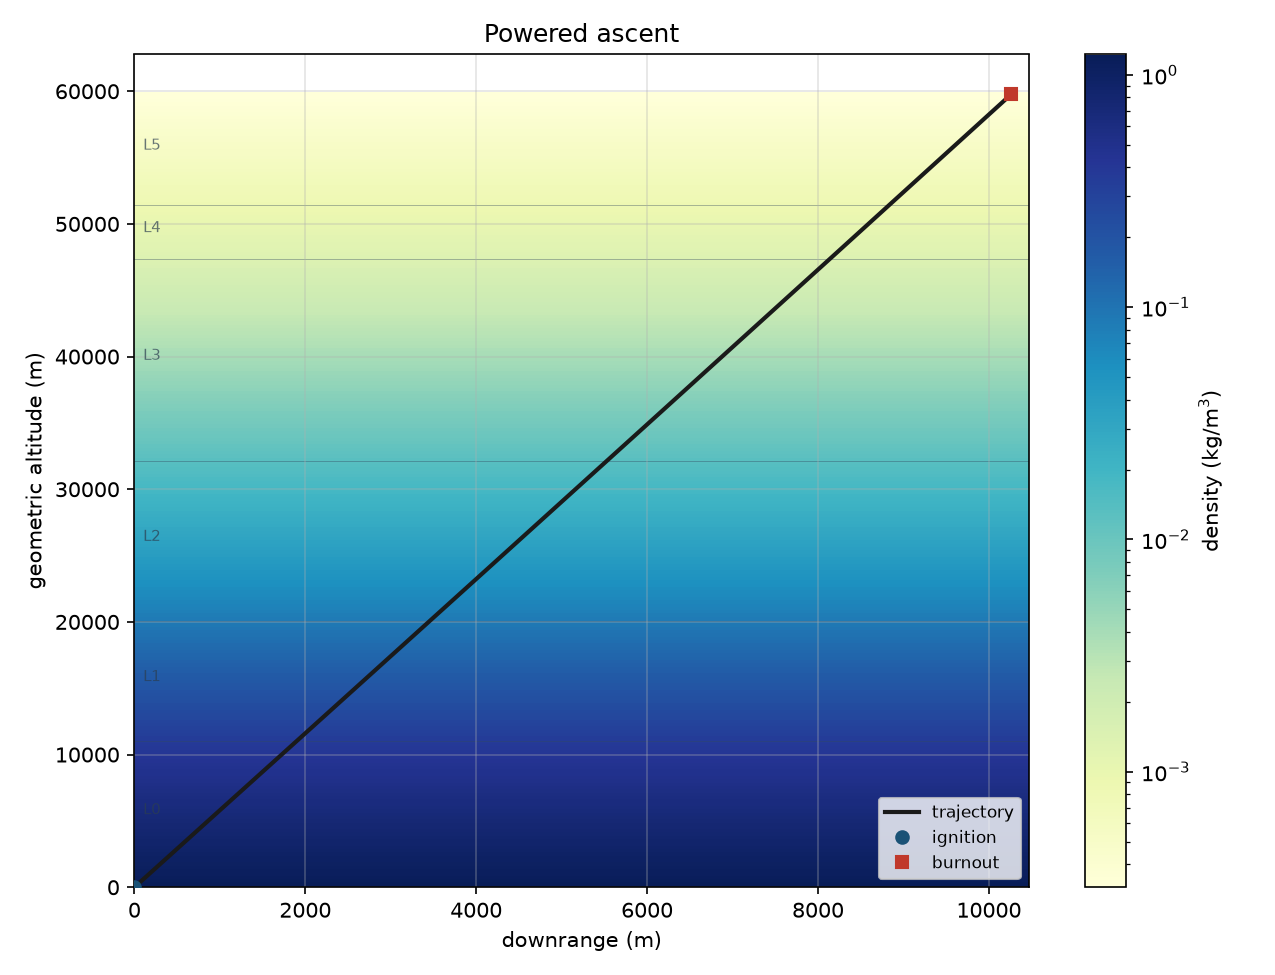

Reproduce this figure in Python.
#!/usr/bin/env python3
"""Simplified powered ascent from a spherical body surface.

Ideal vacuum delta-v is delta_v_vacuum. Path acceleration is
powered_path_acceleration. Constant flight-path angle uses
constant_angle_speed (and constant_angle_speed_const_drag). A gravity-turn
kick uses kick_flight_path_angle then gravity_turn_angle_rate with thrust
along the velocity. Losses are gravity_loss_definition, drag_loss_definition,
and steering_loss_definition.
"""

from __future__ import annotations

import argparse
import io
import math
import sys
import tempfile
from pathlib import Path

CHECK_TOL = 1e-6
G0_STD = 9.80665
R_EARTH = 6.356766e6
Z_MAX_1976 = 86000.0
V_MIN = 1e-9
V_ALIGN = 50.0
N_PLOT = 401
N_STEP = 8000
PLOT_TITLE = "Powered ascent"

SKILL_DIR = Path(__file__).resolve().parent
ATMOS_DIR = SKILL_DIR.parent / "ATMOS - Standard1976"
HUMID_DIR = SKILL_DIR.parent / "AERO - DensityAndPressureAltitude"

ASSUMPTIONS = (
    "spherical body; inverse-square g = mu/r**2 from "
    "gravitational_parameter_surface and gravity_inverse_square; "
    "start from rest at the surface radius; vacuum thrust T = mdot*c with "
    f"c = Isp*g0_std and g0_std = {G0_STD:g} m/s^2; constant mdot; "
    "powered_path_acceleration A = T/m - D/m - g*sin(theta); "
    "theta from the local horizontal; powered_radial_velocity V*sin(theta) and "
    "powered_horizontal_velocity V*cos(theta); "
    "constant_angle holds theta and, with no drag or a constant drag force, "
    "uses constant_angle_speed with g frozen at ignition; "
    "gravity_turn uses an instantaneous kick, holds that thrust axis until "
    f"speed exceeds {V_ALIGN:g} m/s so gravity_turn_angle_rate is not singular "
    "at rest, then thrust along the velocity; "
    "steering_loss is zero while thrust is along the velocity; "
    "drag is zero, a constant force, CD*q*S at frozen density, or CD*q*S "
    "with density from the 1976 atmosphere, an oat offset through "
    "AERO - DensityAndPressureAltitude, or an exponential rho0*exp(-Z/H); "
    "ambient pressure does not change thrust; no lift in the gravity turn; "
    "a constant-angle path is held by a normal force that is not drag"
)


def print_kv(key: str, value: object) -> None:
    if isinstance(value, float):
        text = f"{value:.8g}"
    else:
        text = str(value)
    print(f"{key}: {text}")


def require_positive(name: str, value: float) -> None:
    if not math.isfinite(value) or value <= 0.0:
        raise ValueError(f"{name} must be finite and > 0")


def require_nonneg(name: str, value: float) -> None:
    if not math.isfinite(value) or value < 0.0:
        raise ValueError(f"{name} must be finite and >= 0")


def load_atmosphere():
    folder = str(ATMOS_DIR)
    if folder not in sys.path:
        sys.path.insert(0, folder)
    try:
        from standard_1976 import (
            H_MAX,
            LAYERS,
            R0,
            atmosphere,
            geopotential_altitude,
            require_altitude,
        )
    except ImportError as exc:
        raise ValueError(
            "ATMOS - Standard1976 must be importable for density versus altitude"
        ) from exc
    return atmosphere, require_altitude, LAYERS, R0, H_MAX, geopotential_altitude


def load_humidity():
    folder = str(HUMID_DIR)
    if folder not in sys.path:
        sys.path.insert(0, folder)
    try:
        from density_and_pressure_altitude import (
            atmosphere_density,
            moist_density,
            moist_mean_molar_mass,
            saturation_vapor_pressure,
            sound_speed,
            vapor_partial_pressure,
            water_molar_mass,
        )
        from standard_1976 import GAMMA, M0, RSTAR
    except ImportError as exc:
        raise ValueError(
            "AERO - DensityAndPressureAltitude must be importable for "
            "temperature and humidity"
        ) from exc
    return {
        "atmosphere_density": atmosphere_density,
        "moist_density": moist_density,
        "moist_mean_molar_mass": moist_mean_molar_mass,
        "saturation_vapor_pressure": saturation_vapor_pressure,
        "sound_speed": sound_speed,
        "vapor_partial_pressure": vapor_partial_pressure,
        "water_molar_mass": water_molar_mass,
        "M0": M0,
        "RSTAR": RSTAR,
        "GAMMA": GAMMA,
    }


def parcel_from_oat(
    pressure: float,
    temperature: float,
    rh: float | None,
    humid: dict,
) -> float:
    m0 = humid["M0"]
    rstar = humid["RSTAR"]
    if rh is None:
        return humid["atmosphere_density"](pressure, m0, rstar, temperature)
    es = humid["saturation_vapor_pressure"](temperature)
    vapor = humid["vapor_partial_pressure"](rh, es)
    if vapor >= pressure:
        return humid["atmosphere_density"](pressure, m0, rstar, temperature)
    mw = humid["water_molar_mass"]()
    return humid["moist_density"](pressure, vapor, m0, rstar, temperature, mw)


def gravitational_parameter_surface(g0: float, radius: float) -> float:
    """gravitational_parameter_surface."""
    return g0 * radius * radius


def gravity_at_radius(mu: float, radius: float) -> float:
    """gravity_inverse_square as mu/r**2."""
    return mu / (radius * radius)


def delta_v_vacuum(c: float, m0: float, mf: float) -> float:
    """delta_v_vacuum."""
    return c * math.log(m0 / mf)


def kick_flight_path_angle(alpha: float) -> float:
    """kick_flight_path_angle."""
    return math.pi / 2.0 - alpha


def constant_angle_speed(
    c: float, m0: float, mass: float, g: float, time: float, theta: float
) -> float:
    """constant_angle_speed."""
    return c * math.log(m0 / mass) - g * time * math.sin(theta)


def constant_drag_loss(drag: float, mdot: float, m0: float, mass: float) -> float:
    """constant_drag_loss."""
    return (drag / mdot) * math.log(m0 / mass)


def constant_angle_speed_const_drag(
    c: float,
    m0: float,
    mass: float,
    g: float,
    time: float,
    theta: float,
    drag: float,
    mdot: float,
) -> float:
    """constant_angle_speed_const_drag."""
    return constant_angle_speed(c, m0, mass, g, time, theta) - constant_drag_loss(
        drag, mdot, m0, mass
    )


def mass_integral(m0: float, mass: float, mdot: float) -> float:
    """integral of ln(m0/m) dt = (m0 - m - m ln(m0/m))/mdot."""
    return (m0 - mass - mass * math.log(m0 / mass)) / mdot


def constant_angle_path_length(
    c: float,
    m0: float,
    mf: float,
    mdot: float,
    g: float,
    tb: float,
    theta: float,
    drag: float = 0.0,
) -> float:
    """constant_angle_path_length plus a constant-drag path correction."""
    length = c * mass_integral(m0, mf, mdot) - 0.5 * g * tb * tb * math.sin(theta)
    if drag != 0.0:
        length -= (drag / mdot) * mass_integral(m0, mf, mdot)
    return length


def burnout_speed_from_losses(
    c: float, m0: float, mf: float, dvg: float, dvd: float, dve: float
) -> float:
    """burnout_speed_from_losses."""
    return delta_v_vacuum(c, m0, mf) - dvg - dvd - dve


def path_direction(ur: float, ut: float, theta_ref: float) -> tuple[float, float, float]:
    speed = math.hypot(ur, ut)
    if speed > V_ALIGN:
        return ur / speed, ut / speed, speed
    return math.sin(theta_ref), math.cos(theta_ref), speed


def drag_force_quadratic(cd: float, rho: float, area: float, speed: float) -> float:
    """drag_force with freestream_dynamic_pressure."""
    return cd * 0.5 * rho * speed * speed * area


def derivatives(
    _t: float,
    state: tuple[float, float, float, float, float, float],
    *,
    m0: float,
    mdot: float,
    thrust: float,
    mu: float,
    radius_body: float,
    theta_ref: float,
    drag_value: float | None,
    cd: float | None,
    area: float | None,
    density_at,
    hold_theta: bool = False,
) -> tuple[float, float, float, float, float, float]:
    radius, _phi, ur, ut, _lg, _ld = state
    mass = m0 - mdot * _t
    if mass <= 0.0:
        raise ValueError("mass reached zero during the burn")
    radius = max(radius, radius_body)
    g_local = gravity_at_radius(mu, radius)
    # A held flight-path angle is a constraint. Thrust and drag stay along the
    # path; the normal force that keeps theta fixed does no work, so it is not
    # a steering loss and it does not enter the speed equation.
    if hold_theta:
        sinth = math.sin(theta_ref)
        costh = math.cos(theta_ref)
        speed = math.hypot(ur, ut)
    else:
        sinth, costh, speed = path_direction(ur, ut, theta_ref)
    altitude = radius - radius_body
    if drag_value is not None:
        drag = drag_value
    elif cd is not None and area is not None:
        rho = 0.0 if density_at is None else density_at(altitude)
        drag = drag_force_quadratic(cd, max(rho, 0.0), area, speed)
    else:
        drag = 0.0
    accel_path = thrust / mass - drag / mass
    if hold_theta:
        d_speed = accel_path - g_local * sinth
        if radius <= radius_body + 1e-12 and speed <= V_MIN and d_speed < 0.0:
            d_speed = 0.0
        dur = d_speed * sinth
        dut = d_speed * costh
    else:
        dur = accel_path * sinth - g_local + ut * ut / radius
        dut = accel_path * costh - ur * ut / radius
        if radius <= radius_body + 1e-12 and dur < 0.0:
            dur = 0.0
    return (
        ur,
        ut / radius,
        dur,
        dut,
        g_local * sinth,
        drag / mass,
    )


def rk4_step(t: float, state: tuple, dt: float, kwargs: dict) -> tuple:
    k1 = derivatives(t, state, **kwargs)
    s2 = tuple(s + 0.5 * dt * k for s, k in zip(state, k1))
    k2 = derivatives(t + 0.5 * dt, s2, **kwargs)
    s3 = tuple(s + 0.5 * dt * k for s, k in zip(state, k2))
    k3 = derivatives(t + 0.5 * dt, s3, **kwargs)
    s4 = tuple(s + dt * k for s, k in zip(state, k3))
    k4 = derivatives(t + dt, s4, **kwargs)
    return tuple(
        s + dt * (a + 2.0 * b + 2.0 * c + d) / 6.0
        for s, a, b, c, d in zip(state, k1, k2, k3, k4)
    )


def integrate_ode(
    *,
    m0: float,
    mf: float,
    mdot: float,
    tb: float,
    thrust: float,
    mu: float,
    radius_body: float,
    r_start: float,
    theta0: float,
    hold_theta: bool,
    drag_value: float | None,
    cd: float | None,
    area: float | None,
    density_at,
) -> dict:
    dt = tb / N_STEP
    ur = 0.0
    ut = 0.0
    state = (r_start, 0.0, ur, ut, 0.0, 0.0)
    times = [0.0]
    radii = [r_start]
    phis = [0.0]
    speeds = [0.0]
    thetas = [theta0]
    horizontal = False
    theta_ref = theta0
    kwargs = {
        "m0": m0,
        "mdot": mdot,
        "thrust": thrust,
        "mu": mu,
        "radius_body": radius_body,
        "theta_ref": theta_ref,
        "drag_value": drag_value,
        "cd": cd,
        "area": area,
        "density_at": density_at,
        "hold_theta": hold_theta,
    }
    t = 0.0
    for _ in range(N_STEP):
        if hold_theta:
            kwargs["theta_ref"] = theta0
        else:
            kwargs["theta_ref"] = theta_ref
        state = rk4_step(t, state, dt, kwargs)
        t += dt
        radius, phi, ur, ut, loss_g, loss_d = state
        if radius < radius_body:
            radius = radius_body
            if ur < 0.0:
                ur = 0.0
            state = (radius, phi, ur, ut, loss_g, loss_d)
        speed = math.hypot(ur, ut)
        if hold_theta and radius > radius_body + 1e-9:
            ur = speed * math.sin(theta0)
            ut = speed * math.cos(theta0)
            state = (radius, phi, ur, ut, loss_g, loss_d)
            theta = theta0
        elif speed > V_ALIGN:
            theta = math.atan2(ur, ut)
        else:
            theta = theta_ref
        if not hold_theta and speed > V_ALIGN:
            theta_ref = theta
        if theta <= 0.0:
            horizontal = True
        times.append(t)
        radii.append(radius)
        phis.append(phi)
        speeds.append(speed)
        thetas.append(theta)
    radius, phi, ur, ut, loss_g, loss_d = state
    speed = math.hypot(ur, ut)
    theta = math.atan2(ur, ut) if speed > V_ALIGN else thetas[-1]
    mass_end = m0 - mdot * tb
    if abs(mass_end - mf) > 1e-6 * m0:
        mass_end = mf
    c = thrust / mdot
    dve = 0.0
    v_from_losses = burnout_speed_from_losses(c, m0, mf, loss_g, loss_d, dve)
    return {
        "times": times,
        "radii": radii,
        "phis": phis,
        "speeds": speeds,
        "thetas": thetas,
        "V_bo": speed,
        "theta_bo": theta,
        "r_bo": radius,
        "phi_bo": phi,
        "dvg": loss_g,
        "dvD": loss_d,
        "dve": dve,
        "V_from_losses": v_from_losses,
        "horizontal": horizontal,
        "solver": "ode",
    }


def closed_constant_angle(
    *,
    m0: float,
    mf: float,
    mdot: float,
    tb: float,
    c: float,
    g: float,
    r_start: float,
    radius_body: float,
    theta: float,
    drag: float,
) -> dict:
    times = [tb * i / (N_PLOT - 1) for i in range(N_PLOT)]
    radii: list[float] = []
    phis: list[float] = []
    speeds: list[float] = []
    thetas = [theta] * N_PLOT
    sinth = math.sin(theta)
    costh = math.cos(theta)
    for time in times:
        mass = m0 - mdot * time
        if time <= 0.0:
            speed = 0.0
            path = 0.0
        else:
            if drag == 0.0:
                speed = constant_angle_speed(c, m0, mass, g, time, theta)
            else:
                speed = constant_angle_speed_const_drag(
                    c, m0, mass, g, time, theta, drag, mdot
                )
            path = constant_angle_path_length(
                c, m0, mass, mdot, g, time, theta, drag
            )
        radius = r_start + sinth * path
        if radius < radius_body:
            radius = radius_body
        if abs(sinth) < 1e-12:
            phi = path * costh / r_start
        else:
            phi = costh / sinth * math.log(radius / r_start) if radius > 0.0 else 0.0
        radii.append(radius)
        phis.append(phi)
        speeds.append(speed)
    dvg = g * math.sin(theta) * tb
    dvd = constant_drag_loss(drag, mdot, m0, mf) if drag != 0.0 else 0.0
    dve = 0.0
    v_bo = speeds[-1]
    return {
        "times": times,
        "radii": radii,
        "phis": phis,
        "speeds": speeds,
        "thetas": thetas,
        "V_bo": v_bo,
        "theta_bo": theta,
        "r_bo": radii[-1],
        "phi_bo": phis[-1],
        "dvg": dvg,
        "dvD": dvd,
        "dve": dve,
        "V_from_losses": burnout_speed_from_losses(c, m0, mf, dvg, dvd, dve),
        "horizontal": theta <= 0.0,
        "solver": "closed_form",
    }


def make_density_at(args: argparse.Namespace, radius_body: float, r_start: float):
    source = "none"
    density_at = None
    oat_meta: dict[str, object] = {}
    uses_cd = args.cd is not None
    frozen = args.rho is not None
    exponential = args.rho0 is not None or args.scale_height is not None
    oat = args.oat is not None
    if exponential and (args.rho0 is None or args.scale_height is None):
        raise ValueError("--rho0 and --scale-height must be given together")
    if frozen and exponential:
        raise ValueError("pass --rho or --rho0/--scale-height, not both")
    if oat and frozen:
        raise ValueError("pass --oat with geometric altitude, not with --rho")
    if oat and exponential:
        raise ValueError("pass --oat or --rho0/--scale-height, not both")
    if args.rh is not None and args.oat is None:
        raise ValueError("--rh requires --oat")

    if frozen:
        require_positive("density", args.rho)

        def density_at(z_m: float, rho=args.rho) -> float:
            return rho if z_m >= 0.0 else rho

        source = "frozen"
        return density_at, source, oat_meta

    if exponential:
        require_positive("surface density", args.rho0)
        require_positive("scale height", args.scale_height)

        def density_at(z_m: float, rho0=args.rho0, scale=args.scale_height) -> float:
            if z_m < 0.0:
                z_m = 0.0
            return rho0 * math.exp(-z_m / scale)

        source = "exponential"
        return density_at, source, oat_meta

    earthlike = math.isclose(radius_body, R_EARTH, rel_tol=1e-6, abs_tol=1.0)
    want_1976 = uses_cd or oat or args.alt is not None or earthlike
    if not want_1976:
        return None, source, oat_meta

    atmosphere, require_altitude, _layers, _r0, _hmax, _geo = load_atmosphere()
    z_ground = r_start - radius_body
    if z_ground < 0.0:
        z_ground = 0.0
    if z_ground > Z_MAX_1976:
        raise ValueError("start geometric altitude is above the 1976 hydrostatic top")
    require_altitude(z_ground, "--alt")
    humid = None
    t_offset = None
    if oat:
        require_positive("outside air temperature", args.oat)
        if args.rh is not None:
            if not math.isfinite(args.rh) or args.rh < 0.0 or args.rh > 1.0:
                raise ValueError("relative humidity must be finite and between 0 and 1")
        humid = load_humidity()
        ground = atmosphere(z_ground)
        t_offset = args.oat - ground["T"]
        source = "oat"
        oat_meta = {
            "T_ground_K": args.oat,
            "dT_K": t_offset,
            "rh": 0.0 if args.rh is None else args.rh,
            "rh_source": "flag" if args.rh is not None else "dry",
        }
    else:
        source = "1976"

    def density_at(
        z_m: float,
        atmosphere=atmosphere,
        require_altitude=require_altitude,
        t_offset=t_offset,
        rh=args.rh,
        humid=humid,
    ) -> float:
        if z_m < 0.0:
            z_m = 0.0
        if z_m > Z_MAX_1976:
            return 0.0
        state = atmosphere(require_altitude(z_m, "altitude"))
        if t_offset is None or humid is None:
            return state["rho"]
        temperature = state["T"] + t_offset
        if not math.isfinite(temperature) or temperature <= 0.0:
            raise ValueError("offset temperature is not positive")
        return parcel_from_oat(state["p"], temperature, rh, humid)

    return density_at, source, oat_meta


def layer_geometric_edges(layers, r0: float, h_max: float) -> list[tuple[float, float, int]]:
    edges: list[tuple[float, float, int]] = []
    heights = [row[0] for row in layers] + [h_max]
    for index in range(len(heights) - 1):
        h0 = heights[index]
        h1 = heights[index + 1]
        z0 = r0 * h0 / (r0 - h0) if h0 < r0 else Z_MAX_1976
        z1 = r0 * h1 / (r0 - h1) if h1 < r0 else Z_MAX_1976
        edges.append((z0, z1, index))
    return edges


def ensure_matplotlib():
    try:
        import matplotlib

        if "matplotlib.pyplot" not in sys.modules:
            matplotlib.use("Agg")
        import matplotlib.pyplot as plt
        from matplotlib.colors import LogNorm
        from matplotlib.cm import ScalarMappable
    except ImportError as exc:
        raise ValueError("matplotlib is required to plot the trajectory") from exc
    return plt, LogNorm, ScalarMappable


def plot_trajectory(
    path: Path,
    *,
    radii: list[float],
    phis: list[float],
    radius_body: float,
    density_at,
    density_source: str,
) -> None:
    plt, log_norm, scalar_mappable = ensure_matplotlib()
    downrange = [radius_body * phi for phi in phis]
    altitude = [radius - radius_body for radius in radii]
    fig, ax = plt.subplots(figsize=(8.5, 6.5))
    z_top = max(max(altitude), 1000.0)
    x_max = max(max(downrange), 1.0)
    if density_at is not None:
        n_z = 240
        z_vals = [z_top * i / (n_z - 1) for i in range(n_z)]
        rhos = [max(density_at(z_m), 1e-16) for z_m in z_vals]
        grid = [rhos for _ in range(2)]
        try:
            import numpy as np

            zz = np.array(z_vals)
            xx = np.array([0.0, x_max])
            gg = np.array(grid).T
            norm = log_norm(vmin=min(rhos), vmax=max(rhos))
            mesh = ax.pcolormesh(
                xx,
                zz,
                gg,
                shading="auto",
                cmap="YlGnBu",
                norm=norm,
                zorder=0,
            )
            fig.colorbar(mesh, ax=ax, label="density (kg/m$^3$)")
        except ImportError:
            colors = plt.cm.YlGnBu
            lo = math.log(min(rhos))
            hi = math.log(max(rhos))
            span = hi - lo if hi > lo else 1.0
            for i in range(len(z_vals) - 1):
                frac = (math.log(rhos[i]) - lo) / span
                ax.axhspan(
                    z_vals[i],
                    z_vals[i + 1],
                    color=colors(frac),
                    zorder=0,
                    linewidth=0,
                )
            mappable = scalar_mappable(
                cmap=colors, norm=log_norm(vmin=min(rhos), vmax=max(rhos))
            )
            mappable.set_array([])
            fig.colorbar(mappable, ax=ax, label="density (kg/m$^3$)")
        if density_source in {"1976", "oat"}:
            atmosphere, _req, layers, r0, h_max, _geo = load_atmosphere()
            del atmosphere
            for z0, z1, index in layer_geometric_edges(layers, r0, h_max):
                if z0 > z_top:
                    continue
                ax.axhline(z0, color="#34495e", linewidth=0.4, alpha=0.45, zorder=1)
                if z0 < z_top:
                    ax.text(
                        x_max * 0.01,
                        min(0.5 * (z0 + min(z1, z_top)), z_top),
                        f"L{index}",
                        fontsize=7,
                        color="#2c3e50",
                        alpha=0.7,
                        zorder=2,
                    )
    ax.plot(
        downrange,
        altitude,
        color="#1a1a1a",
        linewidth=2.0,
        zorder=3,
        label="trajectory",
    )
    ax.plot(downrange[0], altitude[0], "o", color="#1a5276", zorder=4, label="ignition")
    ax.plot(downrange[-1], altitude[-1], "s", color="#c0392b", zorder=4, label="burnout")
    ax.set_xlabel("downrange (m)")
    ax.set_ylabel("geometric altitude (m)")
    ax.set_title(PLOT_TITLE)
    ax.set_xlim(0.0, x_max * 1.02)
    ax.set_ylim(min(0.0, min(altitude)), z_top * 1.05 if z_top > 0.0 else 1.0)
    ax.grid(True, alpha=0.35, zorder=2)
    ax.legend(loc="best", fontsize=8)
    fig.tight_layout()
    path.parent.mkdir(parents=True, exist_ok=True)
    try:
        fig.savefig(path, dpi=150)
    except OSError as exc:
        plt.close(fig)
        raise ValueError(f"could not write the plot: {exc}") from exc
    plt.close(fig)


def resolve_mass_time(args: argparse.Namespace) -> tuple[float, float, float, float, float]:
    require_positive("ignition mass", args.m0)
    if args.mf is not None and args.mp is not None:
        raise ValueError("pass --mf or --mp, not both")
    if args.mf is None and args.mp is None:
        raise ValueError("burnout mass --mf or propellant mass --mp is required")
    if args.mf is not None:
        require_positive("burnout mass", args.mf)
        if args.mf >= args.m0:
            raise ValueError("burnout mass must be less than ignition mass")
        mp = args.m0 - args.mf
        mf = args.mf
    else:
        require_positive("propellant mass", args.mp)
        if args.mp >= args.m0:
            raise ValueError("propellant mass must be less than ignition mass")
        mp = args.mp
        mf = args.m0 - mp
    if args.tb is None and args.mdot is None:
        raise ValueError("burn time --tb or mass flow --mdot is required")
    if args.tb is not None:
        require_positive("burn time", args.tb)
    if args.mdot is not None:
        require_positive("mass flow", args.mdot)
    if args.tb is not None and args.mdot is not None:
        expected = args.mdot * args.tb
        if abs(expected - mp) > 1e-6 * max(mp, expected):
            raise ValueError(
                "mass flow times burn time must equal propellant mass "
                f"({expected:.8g} kg vs {mp:.8g} kg)"
            )
        tb = args.tb
        mdot = args.mdot
    elif args.tb is not None:
        tb = args.tb
        mdot = mp / tb
    else:
        mdot = args.mdot
        tb = mp / mdot
    return args.m0, mf, mp, tb, mdot


def resolve_body(args: argparse.Namespace) -> tuple[float, float, float, float]:
    radius = R_EARTH if args.radius is None else args.radius
    require_positive("body radius", radius)
    if args.r is not None and args.alt is not None:
        raise ValueError("pass --r or --alt, not both")
    if args.alt is not None:
        require_nonneg("geometric altitude", args.alt)
        r_start = radius + args.alt
    elif args.r is not None:
        require_positive("start radius", args.r)
        if args.r < radius:
            raise ValueError("start radius is inside the body")
        r_start = args.r
    else:
        r_start = radius
    if args.mu is not None and args.g0 is not None:
        raise ValueError("pass --mu or --g0, not both")
    if args.mu is not None:
        require_positive("gravitational parameter", args.mu)
        mu = args.mu
        g_surface = mu / (radius * radius)
    elif args.g0 is not None:
        require_positive("surface gravity", args.g0)
        g_surface = args.g0
        mu = gravitational_parameter_surface(g_surface, radius)
    else:
        g_surface = G0_STD
        mu = gravitational_parameter_surface(g_surface, radius)
    return radius, r_start, mu, g_surface


def resolve_method(args: argparse.Namespace) -> tuple[str, float]:
    if args.gamma is not None and args.kick is not None:
        raise ValueError("pass --gamma or --kick, not both")
    if args.gamma is None and args.kick is None:
        raise ValueError("constant-angle --gamma or gravity-turn --kick is required")
    if args.gamma is not None:
        if not math.isfinite(args.gamma) or args.gamma < 0.0 or args.gamma > math.pi / 2.0:
            raise ValueError("flight-path angle must be from 0 to pi/2 rad")
        return "constant_angle", args.gamma
    require_nonneg("kick angle", args.kick)
    if args.kick > math.pi / 2.0:
        raise ValueError("kick angle must be from 0 to pi/2 rad")
    return "gravity_turn", kick_flight_path_angle(args.kick)


def resolve_drag(args: argparse.Namespace) -> tuple[str, float | None, float | None, float | None]:
    if args.drag is not None and args.cd is not None:
        raise ValueError("pass --drag or --cd, not both")
    if args.drag is not None:
        require_nonneg("constant drag force", args.drag)
        return "constant_force", args.drag, None, None
    if args.cd is not None:
        require_positive("drag coefficient", args.cd)
        if args.area is None:
            raise ValueError("--cd requires reference area --area")
        require_positive("reference area", args.area)
        kind = "frozen_cd" if args.rho is not None else "atmospheric_cd"
        return kind, None, args.cd, args.area
    if args.area is not None:
        raise ValueError("--area requires --cd")
    return "none", None, None, None


def run(args: argparse.Namespace) -> int:
    require_positive("specific impulse", args.isp)
    m0, mf, mp, tb, mdot = resolve_mass_time(args)
    radius_body, r_start, mu, g_surface = resolve_body(args)
    method, theta0 = resolve_method(args)
    drag_kind, drag_value, cd, area = resolve_drag(args)
    c = args.isp * G0_STD
    thrust = mdot * c
    density_at, density_source, oat_meta = make_density_at(args, radius_body, r_start)
    if drag_kind == "atmospheric_cd" and density_at is None:
        raise ValueError(
            "atmospheric drag needs 1976 altitude, --oat, --rho, or "
            "--rho0 and --scale-height"
        )
    g_ign = gravity_at_radius(mu, r_start)
    closed = (
        method == "constant_angle"
        and drag_kind in {"none", "constant_force"}
    )
    if closed:
        result = closed_constant_angle(
            m0=m0,
            mf=mf,
            mdot=mdot,
            tb=tb,
            c=c,
            g=g_ign,
            r_start=r_start,
            radius_body=radius_body,
            theta=theta0,
            drag=0.0 if drag_value is None else drag_value,
        )
    else:
        result = integrate_ode(
            m0=m0,
            mf=mf,
            mdot=mdot,
            tb=tb,
            thrust=thrust,
            mu=mu,
            radius_body=radius_body,
            r_start=r_start,
            theta0=theta0,
            hold_theta=method == "constant_angle",
            drag_value=drag_value,
            cd=cd,
            area=area,
            density_at=density_at,
        )
    notes: list[str] = []
    if result["V_bo"] <= 0.0:
        notes.append("burnout speed is not positive")
    if result["horizontal"]:
        notes.append("the flight path reached the local horizontal before burnout")
    if result["r_bo"] <= radius_body + 1e-6:
        notes.append("the vehicle is still on the surface at burnout")
    if thrust <= m0 * g_ign:
        notes.append("ignition thrust is not greater than local weight")
    z_bo = result["r_bo"] - radius_body
    z_start = r_start - radius_body
    out_path = (
        Path(args.out)
        if args.out
        else SKILL_DIR / "basic_trajectory_losses_from_body_surface.png"
    )
    out_path = out_path.resolve()
    plot_trajectory(
        out_path,
        radii=result["radii"],
        phis=result["phis"],
        radius_body=radius_body,
        density_at=density_at,
        density_source=density_source,
    )
    print_kv("title", PLOT_TITLE)
    print_kv("assumptions", ASSUMPTIONS)
    print_kv("method", method)
    print_kv("solver", result["solver"])
    print_kv("m0_kg", m0)
    print_kv("mf_kg", mf)
    print_kv("mp_kg", mp)
    print_kv("tb_s", tb)
    print_kv("mdot_kg_s", mdot)
    print_kv("Isp_s", args.isp)
    print_kv("c_m_s", c)
    print_kv("thrust_N", thrust)
    print_kv("R_m", radius_body)
    print_kv("r_ign_m", r_start)
    print_kv("Z_ign_m", z_start)
    print_kv("mu_m3_s2", mu)
    print_kv("g_surface_m_s2", g_surface)
    print_kv("g_ign_m_s2", g_ign)
    if method == "constant_angle":
        print_kv("gamma_rad", theta0)
    else:
        print_kv("kick_rad", args.kick)
        print_kv("gamma_ign_rad", theta0)
    print_kv("drag_kind", drag_kind)
    if drag_value is not None:
        print_kv("D_N", drag_value)
    if cd is not None:
        print_kv("CD", cd)
        print_kv("area_m2", area)
    print_kv("density_source", density_source)
    for key, value in oat_meta.items():
        print_kv(key, value)
    if args.rho is not None:
        print_kv("rho_kg_m3", args.rho)
    if args.rho0 is not None:
        print_kv("rho0_kg_m3", args.rho0)
        print_kv("scale_height_m", args.scale_height)
    print_kv("dv_ideal_m_s", delta_v_vacuum(c, m0, mf))
    print_kv("gravity_loss_m_s", result["dvg"])
    print_kv("drag_loss_m_s", result["dvD"])
    print_kv("steering_loss_m_s", result["dve"])
    print_kv("V_bo_m_s", result["V_bo"])
    print_kv("V_from_losses_m_s", result["V_from_losses"])
    print_kv("gamma_bo_rad", result["theta_bo"])
    print_kv("r_bo_m", result["r_bo"])
    print_kv("Z_bo_m", z_bo)
    print_kv("phi_bo_rad", result["phi_bo"])
    print_kv("downrange_m", radius_body * result["phi_bo"])
    print_kv("graph", str(out_path))
    if notes:
        print_kv("warning", "; ".join(notes))
    return 0


def fail(message: str) -> int:
    print(f"CHECK FAIL: {message}", file=sys.stderr)
    return 1


def near(got: float, want: float, label: str, tol: float = CHECK_TOL) -> int | None:
    if abs(got - want) > tol * max(1.0, abs(want)):
        return fail(f"{label} = {got}, expected {want}")
    return None


def capture(argv: list[str]) -> tuple[int, str, str]:
    out = io.StringIO()
    err = io.StringIO()
    old_out, old_err = sys.stdout, sys.stderr
    sys.stdout, sys.stderr = out, err
    try:
        code = main(argv)
    finally:
        sys.stdout, sys.stderr = old_out, old_err
    return code, out.getvalue(), err.getvalue()


def run_check() -> int:
    c = 3000.0
    isp = c / G0_STD
    m0 = math.e
    mf = 1.0
    if near(delta_v_vacuum(c, m0, mf), c, "delta_v_vacuum"):
        return 1
    mu = gravitational_parameter_surface(10.0, 3.0)
    if near(mu, 90.0, "gravitational_parameter_surface"):
        return 1
    th = math.pi / 2.0
    if near(constant_angle_speed(c, m0, mf, 10.0, 20.0, th), 2800.0, "constant_angle_speed"):
        return 1
    if near(constant_drag_loss(50.0, 2.0, m0, mf), 25.0, "constant_drag_loss"):
        return 1
    if near(
        kick_flight_path_angle(math.pi / 18.0),
        4.0 * math.pi / 9.0,
        "kick_flight_path_angle",
    ):
        return 1
    path = constant_angle_path_length(1.0, 2.0, 1.0, 1.0, 0.0, 1.0, th)
    if near(path, 1.0 - math.log(2.0), "constant_angle_path_length"):
        return 1

    # Closed form vs ODE on a huge planet so g and the horizon are frozen.
    radius = 1e12
    g0 = 10.0
    m0c = 2.0
    mfc = 1.0
    tb = 1.0
    c_check = 50.0
    ispc = c_check / G0_STD
    with tempfile.TemporaryDirectory() as tmp:
        png = str(Path(tmp) / "check.png")
        code, text, err = capture(
            [
                "--m0",
                str(m0c),
                "--mf",
                str(mfc),
                "--isp",
                str(ispc),
                "--tb",
                str(tb),
                "--gamma",
                str(th),
                "--radius",
                str(radius),
                "--g0",
                str(g0),
                "--out",
                png,
            ]
        )
        if code != 0:
            return fail(f"vertical closed main returned {code}: {err}")
        if "method: constant_angle" not in text or "solver: closed_form" not in text:
            return fail("vertical closed run did not print the closed solver")
        want = constant_angle_speed(c_check, m0c, mfc, g0, tb, th)
        got = None
        for line in text.splitlines():
            if line.startswith("V_bo_m_s:"):
                got = float(line.split(":", 1)[1])
        if got is None:
            return fail("vertical closed run omitted V_bo_m_s")
        if near(got, want, "closed vertical V_bo"):
            return 1

        code, text, err = capture(
            [
                "--m0",
                str(m0c),
                "--mp",
                str(m0c - mfc),
                "--isp",
                str(ispc),
                "--mdot",
                str((m0c - mfc) / tb),
                "--kick",
                "0",
                "--radius",
                str(radius),
                "--g0",
                str(g0),
                "--out",
                png,
            ]
        )
        if code != 0:
            return fail(f"vertical gravity-turn main returned {code}: {err}")
        if "method: gravity_turn" not in text or "solver: ode" not in text:
            return fail("gravity-turn run did not print the ODE solver")
        got_g = None
        got_gamma = None
        for line in text.splitlines():
            if line.startswith("V_bo_m_s:"):
                got_g = float(line.split(":", 1)[1])
            if line.startswith("gamma_bo_rad:"):
                got_gamma = float(line.split(":", 1)[1])
        if got_g is None or got_gamma is None:
            return fail("gravity-turn run omitted burnout speed or angle")
        if near(got_g, want, "ode vertical V_bo", tol=2e-3):
            return 1
        if abs(got_gamma - th) > 0.02:
            return fail(f"zero-kick burnout angle {got_gamma}, expected vertical")

        code, text, err = capture(
            [
                "--m0",
                "10000",
                "--mp",
                "6000",
                "--isp",
                "300",
                "--tb",
                "80",
                "--kick",
                "0.05",
                "--alt",
                "0",
                "--out",
                png,
            ]
        )
        if code != 0:
            return fail(f"Earth gravity-turn returned {code}: {err}")
        gamma_bo = None
        gamma_ign = None
        z_bo = None
        for line in text.splitlines():
            if line.startswith("gamma_bo_rad:"):
                gamma_bo = float(line.split(":", 1)[1])
            if line.startswith("gamma_ign_rad:"):
                gamma_ign = float(line.split(":", 1)[1])
            if line.startswith("Z_bo_m:"):
                z_bo = float(line.split(":", 1)[1])
        if gamma_bo is None or gamma_ign is None:
            return fail("Earth gravity-turn omitted path angles")
        if not gamma_bo < gamma_ign:
            return fail("gravity turn did not reduce the flight-path angle")
        if z_bo is None or z_bo <= 0.0:
            return fail("Earth gravity-turn did not leave the surface")

        code, text, err = capture(
            [
                "--m0",
                str(m0c),
                "--mf",
                str(mfc),
                "--isp",
                str(ispc),
                "--tb",
                str(tb),
                "--gamma",
                str(th),
                "--drag",
                "0.2",
                "--radius",
                str(radius),
                "--g0",
                str(g0),
                "--out",
                png,
            ]
        )
        if code != 0:
            return fail(f"constant-drag run returned {code}: {err}")
        want_d = constant_angle_speed_const_drag(
            c_check, m0c, mfc, g0, tb, th, 0.2, 1.0
        )
        got_d = None
        loss_d = None
        for line in text.splitlines():
            if line.startswith("V_bo_m_s:"):
                got_d = float(line.split(":", 1)[1])
            if line.startswith("drag_loss_m_s:"):
                loss_d = float(line.split(":", 1)[1])
        if got_d is None or loss_d is None:
            return fail("constant-drag run omitted speed or drag loss")
        if near(got_d, want_d, "constant-drag V_bo"):
            return 1
        if near(loss_d, constant_drag_loss(0.2, 1.0, m0c, mfc), "printed drag loss"):
            return 1

        # Quadratic drag cannot use the frozen-g closed form. The ODE must
        # still hold the flight-path angle, and burnout speed must match an
        # independent along-track integration.
        theta_hold = math.pi / 6.0
        c_hold = 500.0
        isp_hold = c_hold / G0_STD
        m0_hold = 2.0
        mf_hold = 1.0
        tb_hold = 4.0
        mdot_hold = (m0_hold - mf_hold) / tb_hold
        cd_hold = 0.2
        area_hold = 0.001
        rho_hold = 1.0
        code, text, err = capture(
            [
                "--m0",
                str(m0_hold),
                "--mf",
                str(mf_hold),
                "--isp",
                str(isp_hold),
                "--tb",
                str(tb_hold),
                "--gamma",
                str(theta_hold),
                "--cd",
                str(cd_hold),
                "--area",
                str(area_hold),
                "--rho",
                str(rho_hold),
                "--radius",
                str(radius),
                "--g0",
                str(g0),
                "--out",
                png,
            ]
        )
        if code != 0:
            return fail(f"held-angle quadratic-drag run returned {code}: {err}")
        if "solver: ode" not in text:
            return fail("quadratic drag on a constant angle did not use the ODE")
        got_hold = None
        got_angle = None
        got_from_losses = None
        for line in text.splitlines():
            if line.startswith("V_bo_m_s:"):
                got_hold = float(line.split(":", 1)[1])
            if line.startswith("gamma_bo_rad:"):
                got_angle = float(line.split(":", 1)[1])
            if line.startswith("V_from_losses_m_s:"):
                got_from_losses = float(line.split(":", 1)[1])
        if got_hold is None or got_angle is None or got_from_losses is None:
            return fail("held-angle run omitted speed or flight-path angle")
        if abs(got_angle - theta_hold) > 1e-6:
            return fail(
                f"constant-angle burnout gamma {got_angle}, expected {theta_hold}"
            )
        v_ref = 0.0
        t_ref = 0.0
        n_ref = 40000
        dt_ref = tb_hold / n_ref
        sin_hold = math.sin(theta_hold)
        for _ in range(n_ref):
            mass_ref = m0_hold - mdot_hold * (t_ref + 0.5 * dt_ref)
            drag_ref = cd_hold * 0.5 * rho_hold * v_ref * v_ref * area_hold
            d_speed = c_hold * mdot_hold / mass_ref - drag_ref / mass_ref - g0 * sin_hold
            v_ref += d_speed * dt_ref
            t_ref += dt_ref
        if abs(got_hold - v_ref) > 1e-3 * max(1.0, abs(v_ref)):
            return fail(
                f"held-angle V_bo {got_hold} disagrees with along-track "
                f"integration {v_ref}"
            )
        if abs(got_hold - got_from_losses) > 1e-3 * max(1.0, abs(got_hold)):
            return fail(
                f"held-angle V_bo {got_hold} disagrees with loss accounting "
                f"{got_from_losses}"
            )

        code, _text, err = capture(
            [
                "--m0",
                "2",
                "--mf",
                "1",
                "--isp",
                str(ispc),
                "--tb",
                "1",
                "--gamma",
                "1",
                "--kick",
                "0.1",
                "--out",
                png,
            ]
        )
        if code != 2 or "not both" not in err:
            return fail("both --gamma and --kick were accepted")
        code, _text, err = capture(
            ["--m0", "2", "--isp", str(ispc), "--tb", "1", "--gamma", "1.0"]
        )
        if code != 2:
            return fail("missing burnout mass was accepted")

    print("check: pass")
    print_kv("delta_v_vacuum_m_s", c)
    print_kv("constant_angle_speed_m_s", 2800.0)
    print_kv("kick_flight_path_rad", 4.0 * math.pi / 9.0)
    return 0


def parse_args(argv: list[str] | None = None) -> argparse.Namespace:
    parser = argparse.ArgumentParser(
        description=(
            "Gravity, drag, and steering losses of a simplified powered "
            "ascent from a spherical body."
        )
    )
    parser.add_argument("--m0", type=float, default=None, help="ignition mass m0 [kg]")
    parser.add_argument("--mf", type=float, default=None, help="burnout mass mf [kg]")
    parser.add_argument("--mp", type=float, default=None, help="propellant mass mp [kg]")
    parser.add_argument("--isp", type=float, default=None, help="vacuum specific impulse Isp [s]")
    parser.add_argument("--tb", type=float, default=None, help="burn time tb [s]")
    parser.add_argument("--mdot", type=float, default=None, help="propellant mass flow [kg/s]")
    parser.add_argument(
        "--gamma",
        type=float,
        default=None,
        help="constant flight-path angle above the local horizontal [rad]",
    )
    parser.add_argument(
        "--kick",
        type=float,
        default=None,
        help="gravity-turn kick from local vertical [rad]",
    )
    parser.add_argument("--radius", type=float, default=None, help="spherical body radius R [m]")
    parser.add_argument("--r", type=float, default=None, help="ignition radius r [m]")
    parser.add_argument("--alt", type=float, default=None, help="geometric ignition altitude Z [m]")
    parser.add_argument("--mu", type=float, default=None, help="gravitational parameter mu [m^3/s^2]")
    parser.add_argument(
        "--g0",
        type=float,
        default=None,
        help="surface gravity at radius R [m/s^2]",
    )
    parser.add_argument("--cd", type=float, default=None, help="drag coefficient CD")
    parser.add_argument("--area", type=float, default=None, help="drag reference area S [m^2]")
    parser.add_argument("--drag", type=float, default=None, help="constant drag force D [N]")
    parser.add_argument(
        "--rho",
        type=float,
        default=None,
        help="density with no atmospheric variation [kg/m^3]",
    )
    parser.add_argument("--oat", type=float, default=None, help="outside air temperature at ignition [K]")
    parser.add_argument("--rh", type=float, default=None, help="relative humidity at ignition, 0 to 1")
    parser.add_argument("--rho0", type=float, default=None, help="non-Earth surface density [kg/m^3]")
    parser.add_argument(
        "--scale-height",
        type=float,
        default=None,
        help="non-Earth exponential scale height H [m]",
    )
    parser.add_argument("--out", type=str, default=None, help="PNG path for the trajectory")
    parser.add_argument("--check", action="store_true", help="run built-in consistency checks")
    return parser.parse_args(argv)


def main(argv: list[str] | None = None) -> int:
    args = parse_args(argv)
    if args.check:
        return run_check()
    try:
        if args.m0 is None or args.isp is None:
            raise ValueError("ignition mass --m0 and specific impulse --isp are required")
        return run(args)
    except ValueError as exc:
        print(f"error: {exc}", file=sys.stderr)
        return 2


if __name__ == "__main__":
    sys.exit(main())
